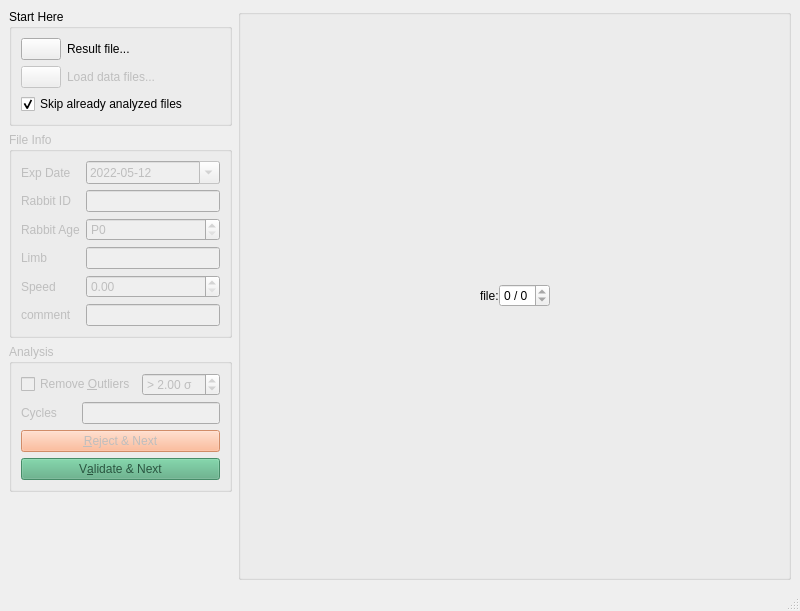
<?xml version="1.0" encoding="UTF-8"?>
<ui version="4.0">
 <class>MainWindow</class>
 <widget class="QMainWindow" name="MainWindow">
  <property name="geometry">
   <rect>
    <x>0</x>
    <y>0</y>
    <width>800</width>
    <height>611</height>
   </rect>
  </property>
  <property name="windowTitle">
   <string>MainWindow</string>
  </property>
  <widget class="QWidget" name="centralwidget">
   <layout class="QHBoxLayout" name="horizontalLayout_2" stretch="0,1">
    <item>
     <widget class="QFrame" name="frame_2">
      <property name="frameShape">
       <enum>QFrame::Shape::NoFrame</enum>
      </property>
      <property name="frameShadow">
       <enum>QFrame::Shadow::Raised</enum>
      </property>
      <layout class="QVBoxLayout" name="verticalLayout" stretch="0,0,0,0">
       <property name="leftMargin">
        <number>0</number>
       </property>
       <property name="topMargin">
        <number>0</number>
       </property>
       <property name="rightMargin">
        <number>0</number>
       </property>
       <property name="bottomMargin">
        <number>0</number>
       </property>
       <item>
        <widget class="QGroupBox" name="startHereGroupBox">
         <property name="title">
          <string>Start Here</string>
         </property>
         <layout class="QFormLayout" name="formLayout_2">
          <item row="0" column="0">
           <widget class="QPushButton" name="openResultFileButton">
            <property name="text">
             <string/>
            </property>
            <property name="icon">
             <iconset resource="resources.qrc">
              <normaloff>:/icons/summary</normaloff>:/icons/summary</iconset>
            </property>
           </widget>
          </item>
          <item row="0" column="1">
           <widget class="QLabel" name="summaryFilePathEdit">
            <property name="text">
             <string>Result file...</string>
            </property>
           </widget>
          </item>
          <item row="1" column="0">
           <widget class="QPushButton" name="openDataFolderButton">
            <property name="enabled">
             <bool>false</bool>
            </property>
            <property name="text">
             <string/>
            </property>
            <property name="icon">
             <iconset resource="resources.qrc">
              <normaloff>:/icons/open_folder</normaloff>:/icons/open_folder</iconset>
            </property>
            <property name="iconSize">
             <size>
              <width>16</width>
              <height>16</height>
             </size>
            </property>
           </widget>
          </item>
          <item row="1" column="1">
           <widget class="QLabel" name="dataFolderPathEdit">
            <property name="enabled">
             <bool>false</bool>
            </property>
            <property name="text">
             <string>Load data files...</string>
            </property>
           </widget>
          </item>
          <item row="2" column="0" colspan="2">
           <widget class="QCheckBox" name="skipAlreadyAnalyzedCheckBox">
            <property name="text">
             <string>Skip already analyzed files</string>
            </property>
            <property name="checked">
             <bool>true</bool>
            </property>
           </widget>
          </item>
         </layout>
        </widget>
       </item>
       <item>
        <widget class="QGroupBox" name="fileInfoGroupBox">
         <property name="enabled">
          <bool>false</bool>
         </property>
         <property name="title">
          <string>File Info</string>
         </property>
         <layout class="QFormLayout" name="formLayout">
          <item row="0" column="0">
           <widget class="QLabel" name="label_3">
            <property name="text">
             <string>Exp Date</string>
            </property>
           </widget>
          </item>
          <item row="0" column="1">
           <widget class="QDateEdit" name="expDateEdit">
            <property name="dateTime">
             <datetime>
              <hour>0</hour>
              <minute>0</minute>
              <second>0</second>
              <year>2022</year>
              <month>5</month>
              <day>12</day>
             </datetime>
            </property>
            <property name="displayFormat">
             <string>yyyy-MM-dd</string>
            </property>
            <property name="calendarPopup">
             <bool>true</bool>
            </property>
           </widget>
          </item>
          <item row="1" column="0">
           <widget class="QLabel" name="label">
            <property name="text">
             <string>Rabbit ID</string>
            </property>
           </widget>
          </item>
          <item row="1" column="1">
           <widget class="QLineEdit" name="rabbitIDEdit"/>
          </item>
          <item row="2" column="0">
           <widget class="QLabel" name="label_2">
            <property name="text">
             <string>Rabbit Age</string>
            </property>
           </widget>
          </item>
          <item row="2" column="1">
           <widget class="QSpinBox" name="rabbitAgeSpinBox">
            <property name="prefix">
             <string>P</string>
            </property>
           </widget>
          </item>
          <item row="4" column="0">
           <widget class="QLabel" name="label_4">
            <property name="text">
             <string>Limb</string>
            </property>
           </widget>
          </item>
          <item row="5" column="0">
           <widget class="QLabel" name="label_5">
            <property name="text">
             <string>Speed</string>
            </property>
           </widget>
          </item>
          <item row="5" column="1">
           <widget class="QDoubleSpinBox" name="expSpeedSpinBox"/>
          </item>
          <item row="6" column="0">
           <widget class="QLabel" name="label_6">
            <property name="text">
             <string>comment</string>
            </property>
           </widget>
          </item>
          <item row="6" column="1">
           <widget class="QLineEdit" name="expCommentEdit"/>
          </item>
          <item row="4" column="1">
           <widget class="QLineEdit" name="rabbitLimbEdit"/>
          </item>
         </layout>
        </widget>
       </item>
       <item>
        <widget class="QGroupBox" name="analysisGroupBox">
         <property name="enabled">
          <bool>false</bool>
         </property>
         <property name="title">
          <string>Analysis</string>
         </property>
         <layout class="QGridLayout" name="gridLayout_2">
          <item row="1" column="1" colspan="2">
           <widget class="QLineEdit" name="cyclesToKeepEdit">
            <property name="readOnly">
             <bool>true</bool>
            </property>
           </widget>
          </item>
          <item row="1" column="0">
           <widget class="QLabel" name="label_9">
            <property name="text">
             <string>Cycles</string>
            </property>
           </widget>
          </item>
          <item row="0" column="0" colspan="2">
           <widget class="QCheckBox" name="removeOutliersCheckBox">
            <property name="text">
             <string>Remove &amp;Outliers</string>
            </property>
            <property name="shortcut">
             <string>O</string>
            </property>
           </widget>
          </item>
          <item row="2" column="0" colspan="3">
           <widget class="QPushButton" name="rejectFileButton">
            <property name="styleSheet">
             <string notr="true">QPushButton{ background: rgb(255, 170, 127);}
QPushButton:checked{ background: rgb(255, 0, 0);}</string>
            </property>
            <property name="text">
             <string>&amp;Reject &amp;&amp; Next</string>
            </property>
            <property name="shortcut">
             <string>R</string>
            </property>
            <property name="checkable">
             <bool>true</bool>
            </property>
            <property name="checked">
             <bool>false</bool>
            </property>
            <property name="flat">
             <bool>false</bool>
            </property>
           </widget>
          </item>
          <item row="0" column="2">
           <widget class="QDoubleSpinBox" name="outlierThresholdSpinBox">
            <property name="enabled">
             <bool>false</bool>
            </property>
            <property name="prefix">
             <string>&gt; </string>
            </property>
            <property name="suffix">
             <string> σ</string>
            </property>
            <property name="decimals">
             <number>2</number>
            </property>
            <property name="value">
             <double>2.000000000000000</double>
            </property>
           </widget>
          </item>
          <item row="3" column="0" colspan="3">
           <widget class="QPushButton" name="validateButton">
            <property name="enabled">
             <bool>true</bool>
            </property>
            <property name="palette">
             <palette>
              <active>
               <colorrole role="WindowText">
                <brush brushstyle="SolidPattern">
                 <color alpha="255">
                  <red>0</red>
                  <green>0</green>
                  <blue>0</blue>
                 </color>
                </brush>
               </colorrole>
               <colorrole role="Button">
                <brush brushstyle="SolidPattern">
                 <color alpha="255">
                  <red>85</red>
                  <green>170</green>
                  <blue>127</blue>
                 </color>
                </brush>
               </colorrole>
               <colorrole role="Light">
                <brush brushstyle="SolidPattern">
                 <color alpha="255">
                  <red>127</red>
                  <green>255</green>
                  <blue>191</blue>
                 </color>
                </brush>
               </colorrole>
               <colorrole role="Midlight">
                <brush brushstyle="SolidPattern">
                 <color alpha="255">
                  <red>106</red>
                  <green>212</green>
                  <blue>159</blue>
                 </color>
                </brush>
               </colorrole>
               <colorrole role="Dark">
                <brush brushstyle="SolidPattern">
                 <color alpha="255">
                  <red>42</red>
                  <green>85</green>
                  <blue>64</blue>
                 </color>
                </brush>
               </colorrole>
               <colorrole role="Mid">
                <brush brushstyle="SolidPattern">
                 <color alpha="255">
                  <red>57</red>
                  <green>113</green>
                  <blue>85</blue>
                 </color>
                </brush>
               </colorrole>
               <colorrole role="Text">
                <brush brushstyle="SolidPattern">
                 <color alpha="255">
                  <red>0</red>
                  <green>0</green>
                  <blue>0</blue>
                 </color>
                </brush>
               </colorrole>
               <colorrole role="BrightText">
                <brush brushstyle="SolidPattern">
                 <color alpha="255">
                  <red>255</red>
                  <green>255</green>
                  <blue>255</blue>
                 </color>
                </brush>
               </colorrole>
               <colorrole role="ButtonText">
                <brush brushstyle="SolidPattern">
                 <color alpha="255">
                  <red>0</red>
                  <green>0</green>
                  <blue>0</blue>
                 </color>
                </brush>
               </colorrole>
               <colorrole role="Base">
                <brush brushstyle="SolidPattern">
                 <color alpha="255">
                  <red>255</red>
                  <green>255</green>
                  <blue>255</blue>
                 </color>
                </brush>
               </colorrole>
               <colorrole role="Window">
                <brush brushstyle="SolidPattern">
                 <color alpha="255">
                  <red>85</red>
                  <green>170</green>
                  <blue>127</blue>
                 </color>
                </brush>
               </colorrole>
               <colorrole role="Shadow">
                <brush brushstyle="SolidPattern">
                 <color alpha="255">
                  <red>0</red>
                  <green>0</green>
                  <blue>0</blue>
                 </color>
                </brush>
               </colorrole>
               <colorrole role="AlternateBase">
                <brush brushstyle="SolidPattern">
                 <color alpha="255">
                  <red>170</red>
                  <green>212</green>
                  <blue>191</blue>
                 </color>
                </brush>
               </colorrole>
               <colorrole role="ToolTipBase">
                <brush brushstyle="SolidPattern">
                 <color alpha="255">
                  <red>255</red>
                  <green>255</green>
                  <blue>220</blue>
                 </color>
                </brush>
               </colorrole>
               <colorrole role="ToolTipText">
                <brush brushstyle="SolidPattern">
                 <color alpha="255">
                  <red>0</red>
                  <green>0</green>
                  <blue>0</blue>
                 </color>
                </brush>
               </colorrole>
               <colorrole role="PlaceholderText">
                <brush brushstyle="SolidPattern">
                 <color alpha="127">
                  <red>0</red>
                  <green>0</green>
                  <blue>0</blue>
                 </color>
                </brush>
               </colorrole>
               <colorrole role="Accent">
                <brush brushstyle="SolidPattern">
                 <color alpha="255">
                  <red>255</red>
                  <green>255</green>
                  <blue>255</blue>
                 </color>
                </brush>
               </colorrole>
              </active>
              <inactive>
               <colorrole role="WindowText">
                <brush brushstyle="SolidPattern">
                 <color alpha="255">
                  <red>0</red>
                  <green>0</green>
                  <blue>0</blue>
                 </color>
                </brush>
               </colorrole>
               <colorrole role="Button">
                <brush brushstyle="SolidPattern">
                 <color alpha="255">
                  <red>85</red>
                  <green>170</green>
                  <blue>127</blue>
                 </color>
                </brush>
               </colorrole>
               <colorrole role="Light">
                <brush brushstyle="SolidPattern">
                 <color alpha="255">
                  <red>127</red>
                  <green>255</green>
                  <blue>191</blue>
                 </color>
                </brush>
               </colorrole>
               <colorrole role="Midlight">
                <brush brushstyle="SolidPattern">
                 <color alpha="255">
                  <red>106</red>
                  <green>212</green>
                  <blue>159</blue>
                 </color>
                </brush>
               </colorrole>
               <colorrole role="Dark">
                <brush brushstyle="SolidPattern">
                 <color alpha="255">
                  <red>42</red>
                  <green>85</green>
                  <blue>64</blue>
                 </color>
                </brush>
               </colorrole>
               <colorrole role="Mid">
                <brush brushstyle="SolidPattern">
                 <color alpha="255">
                  <red>57</red>
                  <green>113</green>
                  <blue>85</blue>
                 </color>
                </brush>
               </colorrole>
               <colorrole role="Text">
                <brush brushstyle="SolidPattern">
                 <color alpha="255">
                  <red>0</red>
                  <green>0</green>
                  <blue>0</blue>
                 </color>
                </brush>
               </colorrole>
               <colorrole role="BrightText">
                <brush brushstyle="SolidPattern">
                 <color alpha="255">
                  <red>255</red>
                  <green>255</green>
                  <blue>255</blue>
                 </color>
                </brush>
               </colorrole>
               <colorrole role="ButtonText">
                <brush brushstyle="SolidPattern">
                 <color alpha="255">
                  <red>0</red>
                  <green>0</green>
                  <blue>0</blue>
                 </color>
                </brush>
               </colorrole>
               <colorrole role="Base">
                <brush brushstyle="SolidPattern">
                 <color alpha="255">
                  <red>255</red>
                  <green>255</green>
                  <blue>255</blue>
                 </color>
                </brush>
               </colorrole>
               <colorrole role="Window">
                <brush brushstyle="SolidPattern">
                 <color alpha="255">
                  <red>85</red>
                  <green>170</green>
                  <blue>127</blue>
                 </color>
                </brush>
               </colorrole>
               <colorrole role="Shadow">
                <brush brushstyle="SolidPattern">
                 <color alpha="255">
                  <red>0</red>
                  <green>0</green>
                  <blue>0</blue>
                 </color>
                </brush>
               </colorrole>
               <colorrole role="AlternateBase">
                <brush brushstyle="SolidPattern">
                 <color alpha="255">
                  <red>170</red>
                  <green>212</green>
                  <blue>191</blue>
                 </color>
                </brush>
               </colorrole>
               <colorrole role="ToolTipBase">
                <brush brushstyle="SolidPattern">
                 <color alpha="255">
                  <red>255</red>
                  <green>255</green>
                  <blue>220</blue>
                 </color>
                </brush>
               </colorrole>
               <colorrole role="ToolTipText">
                <brush brushstyle="SolidPattern">
                 <color alpha="255">
                  <red>0</red>
                  <green>0</green>
                  <blue>0</blue>
                 </color>
                </brush>
               </colorrole>
               <colorrole role="PlaceholderText">
                <brush brushstyle="SolidPattern">
                 <color alpha="127">
                  <red>0</red>
                  <green>0</green>
                  <blue>0</blue>
                 </color>
                </brush>
               </colorrole>
               <colorrole role="Accent">
                <brush brushstyle="SolidPattern">
                 <color alpha="255">
                  <red>255</red>
                  <green>255</green>
                  <blue>255</blue>
                 </color>
                </brush>
               </colorrole>
              </inactive>
              <disabled>
               <colorrole role="WindowText">
                <brush brushstyle="SolidPattern">
                 <color alpha="255">
                  <red>42</red>
                  <green>85</green>
                  <blue>64</blue>
                 </color>
                </brush>
               </colorrole>
               <colorrole role="Button">
                <brush brushstyle="SolidPattern">
                 <color alpha="255">
                  <red>85</red>
                  <green>170</green>
                  <blue>127</blue>
                 </color>
                </brush>
               </colorrole>
               <colorrole role="Light">
                <brush brushstyle="SolidPattern">
                 <color alpha="255">
                  <red>127</red>
                  <green>255</green>
                  <blue>191</blue>
                 </color>
                </brush>
               </colorrole>
               <colorrole role="Midlight">
                <brush brushstyle="SolidPattern">
                 <color alpha="255">
                  <red>106</red>
                  <green>212</green>
                  <blue>159</blue>
                 </color>
                </brush>
               </colorrole>
               <colorrole role="Dark">
                <brush brushstyle="SolidPattern">
                 <color alpha="255">
                  <red>42</red>
                  <green>85</green>
                  <blue>64</blue>
                 </color>
                </brush>
               </colorrole>
               <colorrole role="Mid">
                <brush brushstyle="SolidPattern">
                 <color alpha="255">
                  <red>57</red>
                  <green>113</green>
                  <blue>85</blue>
                 </color>
                </brush>
               </colorrole>
               <colorrole role="Text">
                <brush brushstyle="SolidPattern">
                 <color alpha="255">
                  <red>42</red>
                  <green>85</green>
                  <blue>64</blue>
                 </color>
                </brush>
               </colorrole>
               <colorrole role="BrightText">
                <brush brushstyle="SolidPattern">
                 <color alpha="255">
                  <red>255</red>
                  <green>255</green>
                  <blue>255</blue>
                 </color>
                </brush>
               </colorrole>
               <colorrole role="ButtonText">
                <brush brushstyle="SolidPattern">
                 <color alpha="255">
                  <red>42</red>
                  <green>85</green>
                  <blue>64</blue>
                 </color>
                </brush>
               </colorrole>
               <colorrole role="Base">
                <brush brushstyle="SolidPattern">
                 <color alpha="255">
                  <red>85</red>
                  <green>170</green>
                  <blue>127</blue>
                 </color>
                </brush>
               </colorrole>
               <colorrole role="Window">
                <brush brushstyle="SolidPattern">
                 <color alpha="255">
                  <red>85</red>
                  <green>170</green>
                  <blue>127</blue>
                 </color>
                </brush>
               </colorrole>
               <colorrole role="Shadow">
                <brush brushstyle="SolidPattern">
                 <color alpha="255">
                  <red>0</red>
                  <green>0</green>
                  <blue>0</blue>
                 </color>
                </brush>
               </colorrole>
               <colorrole role="AlternateBase">
                <brush brushstyle="SolidPattern">
                 <color alpha="255">
                  <red>85</red>
                  <green>170</green>
                  <blue>127</blue>
                 </color>
                </brush>
               </colorrole>
               <colorrole role="ToolTipBase">
                <brush brushstyle="SolidPattern">
                 <color alpha="255">
                  <red>255</red>
                  <green>255</green>
                  <blue>220</blue>
                 </color>
                </brush>
               </colorrole>
               <colorrole role="ToolTipText">
                <brush brushstyle="SolidPattern">
                 <color alpha="255">
                  <red>0</red>
                  <green>0</green>
                  <blue>0</blue>
                 </color>
                </brush>
               </colorrole>
               <colorrole role="PlaceholderText">
                <brush brushstyle="SolidPattern">
                 <color alpha="127">
                  <red>42</red>
                  <green>85</green>
                  <blue>64</blue>
                 </color>
                </brush>
               </colorrole>
               <colorrole role="Accent">
                <brush brushstyle="SolidPattern">
                 <color alpha="255">
                  <red>110</red>
                  <green>221</green>
                  <blue>165</blue>
                 </color>
                </brush>
               </colorrole>
              </disabled>
             </palette>
            </property>
            <property name="text">
             <string>V&amp;alidate &amp;&amp; Next</string>
            </property>
            <property name="shortcut">
             <string>A</string>
            </property>
           </widget>
          </item>
         </layout>
        </widget>
       </item>
       <item>
        <spacer name="verticalSpacer_2">
         <property name="orientation">
          <enum>Qt::Orientation::Vertical</enum>
         </property>
         <property name="sizeHint" stdset="0">
          <size>
           <width>20</width>
           <height>40</height>
          </size>
         </property>
        </spacer>
       </item>
      </layout>
     </widget>
    </item>
    <item>
     <widget class="QGroupBox" name="rightPanelGroupBox">
      <property name="enabled">
       <bool>true</bool>
      </property>
      <layout class="QVBoxLayout" name="rightPanelLayout" stretch="0">
       <property name="leftMargin">
        <number>0</number>
       </property>
       <property name="topMargin">
        <number>0</number>
       </property>
       <property name="rightMargin">
        <number>0</number>
       </property>
       <property name="bottomMargin">
        <number>0</number>
       </property>
       <item>
        <widget class="QFrame" name="currentFileFrame">
         <property name="enabled">
          <bool>true</bool>
         </property>
         <property name="frameShape">
          <enum>QFrame::Shape::NoFrame</enum>
         </property>
         <property name="frameShadow">
          <enum>QFrame::Shadow::Raised</enum>
         </property>
         <layout class="QHBoxLayout" name="horizontalLayout">
          <property name="spacing">
           <number>0</number>
          </property>
          <property name="leftMargin">
           <number>0</number>
          </property>
          <property name="topMargin">
           <number>0</number>
          </property>
          <property name="rightMargin">
           <number>0</number>
          </property>
          <property name="bottomMargin">
           <number>0</number>
          </property>
          <item>
           <widget class="QPushButton" name="prevFileButton">
            <property name="enabled">
             <bool>true</bool>
            </property>
            <property name="statusTip">
             <string>Load previous file</string>
            </property>
            <property name="text">
             <string/>
            </property>
            <property name="icon">
             <iconset resource="resources.qrc">
              <normaloff>:/icons/previous</normaloff>:/icons/previous</iconset>
            </property>
            <property name="iconSize">
             <size>
              <width>32</width>
              <height>32</height>
             </size>
            </property>
            <property name="shortcut">
             <string>Left</string>
            </property>
            <property name="flat">
             <bool>true</bool>
            </property>
           </widget>
          </item>
          <item>
           <spacer name="horizontalSpacer">
            <property name="orientation">
             <enum>Qt::Orientation::Horizontal</enum>
            </property>
            <property name="sizeHint" stdset="0">
             <size>
              <width>40</width>
              <height>20</height>
             </size>
            </property>
           </spacer>
          </item>
          <item>
           <widget class="QLabel" name="label_11">
            <property name="enabled">
             <bool>true</bool>
            </property>
            <property name="text">
             <string>file:</string>
            </property>
           </widget>
          </item>
          <item>
           <widget class="QSpinBox" name="currentFileSpinBox">
            <property name="enabled">
             <bool>true</bool>
            </property>
            <property name="suffix">
             <string> / 0</string>
            </property>
            <property name="maximum">
             <number>0</number>
            </property>
           </widget>
          </item>
          <item>
           <spacer name="horizontalSpacer_2">
            <property name="orientation">
             <enum>Qt::Orientation::Horizontal</enum>
            </property>
            <property name="sizeHint" stdset="0">
             <size>
              <width>40</width>
              <height>20</height>
             </size>
            </property>
           </spacer>
          </item>
          <item>
           <widget class="QPushButton" name="nextFileButton">
            <property name="enabled">
             <bool>true</bool>
            </property>
            <property name="toolTip">
             <string>Load next file</string>
            </property>
            <property name="text">
             <string/>
            </property>
            <property name="icon">
             <iconset resource="resources.qrc">
              <normaloff>:/icons/next</normaloff>:/icons/next</iconset>
            </property>
            <property name="iconSize">
             <size>
              <width>32</width>
              <height>32</height>
             </size>
            </property>
            <property name="shortcut">
             <string>Right</string>
            </property>
            <property name="flat">
             <bool>true</bool>
            </property>
           </widget>
          </item>
         </layout>
        </widget>
       </item>
      </layout>
     </widget>
    </item>
   </layout>
  </widget>
  <widget class="QMenuBar" name="menubar">
   <property name="geometry">
    <rect>
     <x>0</x>
     <y>0</y>
     <width>800</width>
     <height>19</height>
    </rect>
   </property>
  </widget>
  <widget class="QStatusBar" name="statusbar"/>
 </widget>
 <tabstops>
  <tabstop>openResultFileButton</tabstop>
  <tabstop>openDataFolderButton</tabstop>
  <tabstop>skipAlreadyAnalyzedCheckBox</tabstop>
  <tabstop>prevFileButton</tabstop>
  <tabstop>currentFileSpinBox</tabstop>
  <tabstop>nextFileButton</tabstop>
  <tabstop>expDateEdit</tabstop>
  <tabstop>rabbitIDEdit</tabstop>
  <tabstop>rabbitAgeSpinBox</tabstop>
  <tabstop>rabbitLimbEdit</tabstop>
  <tabstop>expSpeedSpinBox</tabstop>
  <tabstop>expCommentEdit</tabstop>
  <tabstop>removeOutliersCheckBox</tabstop>
  <tabstop>outlierThresholdSpinBox</tabstop>
  <tabstop>cyclesToKeepEdit</tabstop>
  <tabstop>rejectFileButton</tabstop>
 </tabstops>
 <resources>
  <include location="resources.qrc"/>
 </resources>
 <connections/>
</ui>
